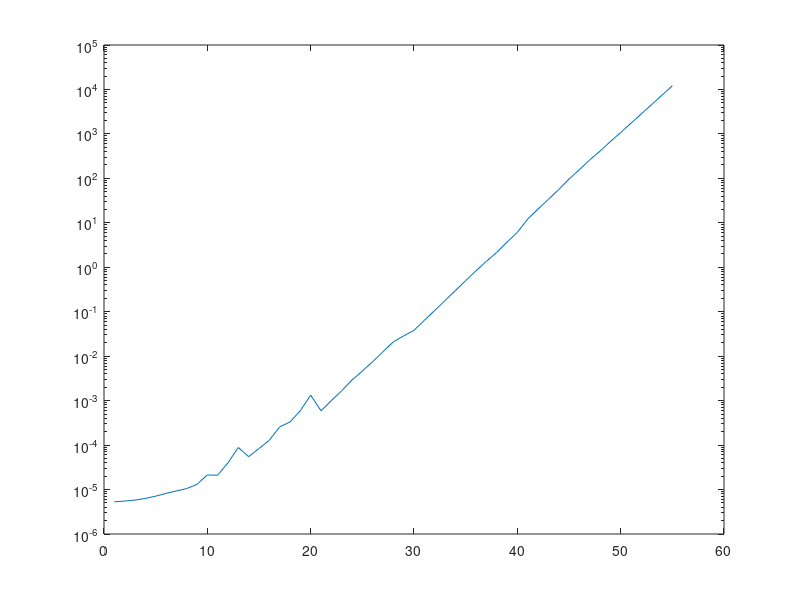
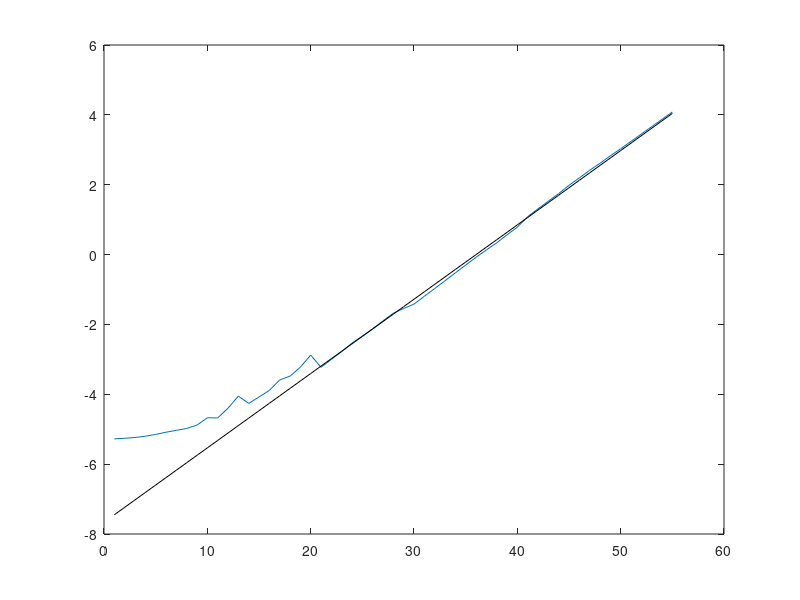

Recreate these plots in MATLAB, in order.
clear;clc;
DATA = load("teste1hrodrigo.txt");

n = DATA(:,1);
t = DATA(:,4);

figure
plot(n,t)
semilogy(n,t)
figure
plot(n,log10(t))

t_log =log10(t);

N = [n(20:end) 1+0*n(20:end)];
Coefs = pinv(N)*t_log(20:end);

hold on
Ntotal = [n n*0+1];
plot(n, Ntotal*Coefs, "k")

t800_log = [800 1]* Coefs
t800 = 10^t800_log / 3600 / 24 /365